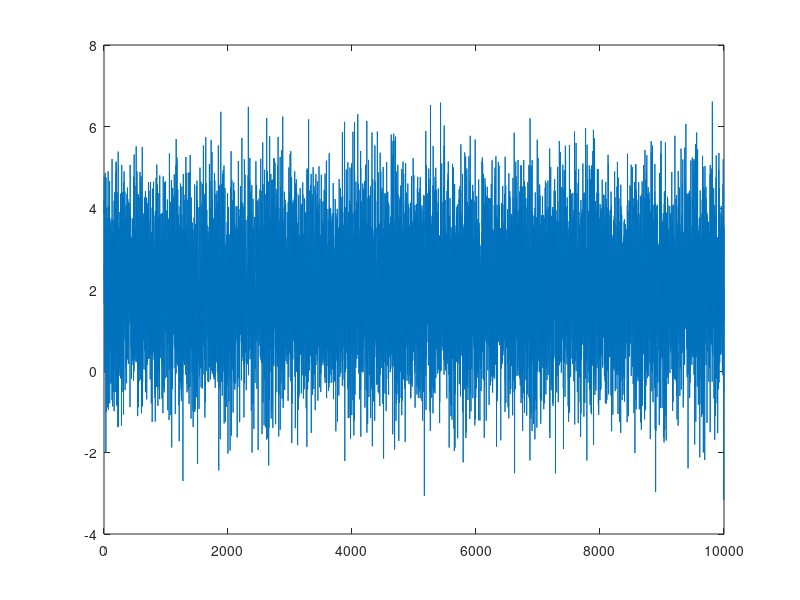
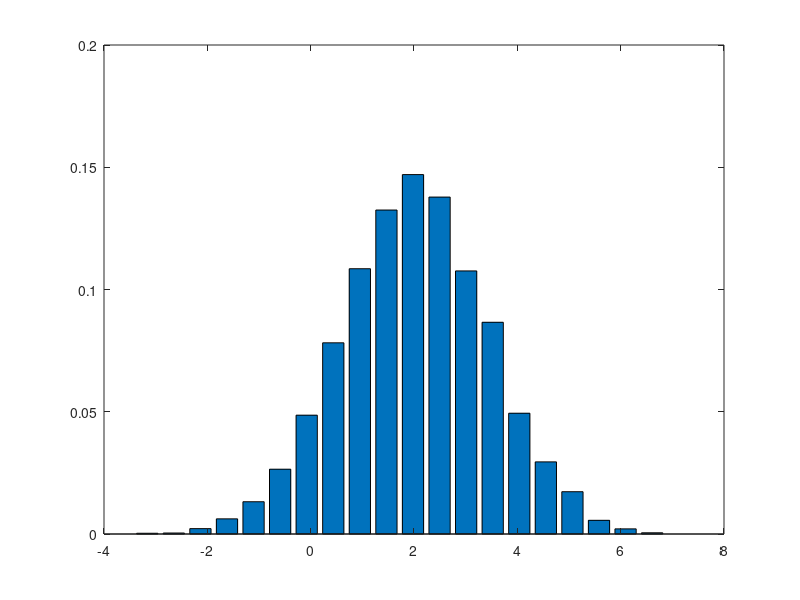

Here is the MATLAB script that generated these plots, in order:

%% WGN with \mu=0, \sigma=1
sample=10000;
mu=0;
sigma=1;
y=mu + sigma* randn(1,sample); 
figure(1);
plot(y)
ymin=min(y);
ymax=max(y);
%Divide the maximum and minimum intervals
%into 20 equal points (19 equal parts), and then
%calculate the number of each interval separately.
x=linspace(ymin,ymax,20);
yy=hist(y,x);
yy=yy/length(y);
figure(2)
bar(x,yy)%Draw a probability density distribution histogram

%% WGN with \mu=0, \sigma=2
sample=10000;
mu=0;
sigma=2;
y=mu + sigma* randn(1,sample); 
figure(1);
plot(y)
ymin=min(y);
ymax=max(y);
%Divide the maximum and minimum intervals
%into 20 equal points (19 equal parts), and then
%calculate the number of each interval separately.
x=linspace(ymin,ymax,20);
yy=hist(y,x);
yy=yy/length(y);
figure(2)
bar(x,yy)%Draw a probability density distribution histogram
%% WGN with \mu=2, \sigma=sqrt(2)
sample=10000;
mu=2;
sigma=sqrt(2);
y=mu + sigma* randn(1,sample); 
figure(1);
plot(y)
ymin=min(y);
ymax=max(y);
%Divide the maximum and minimum intervals
%into 20 equal points (19 equal parts), and then
%calculate the number of each interval separately.
x=linspace(ymin,ymax,20);
yy=hist(y,x);
yy=yy/length(y);
figure(2)
bar(x,yy)%Draw a probability density distribution histogram
sqrt(2)
